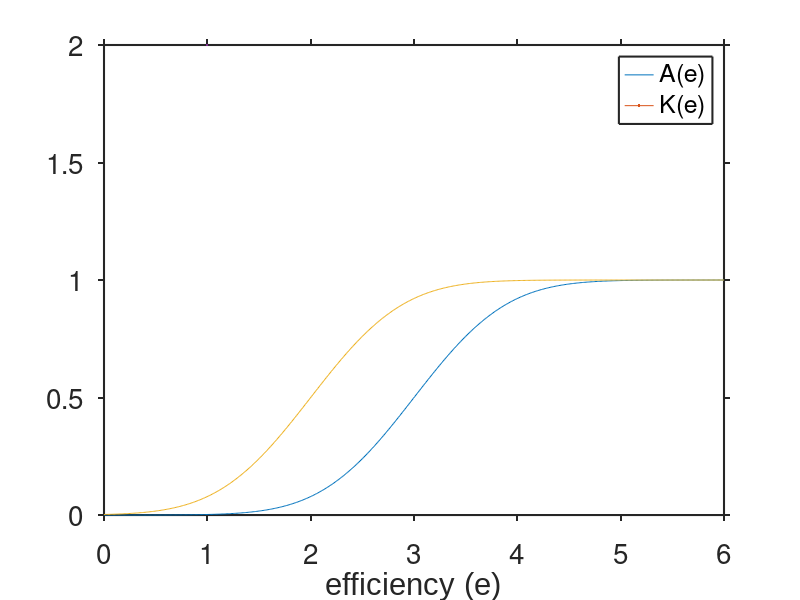
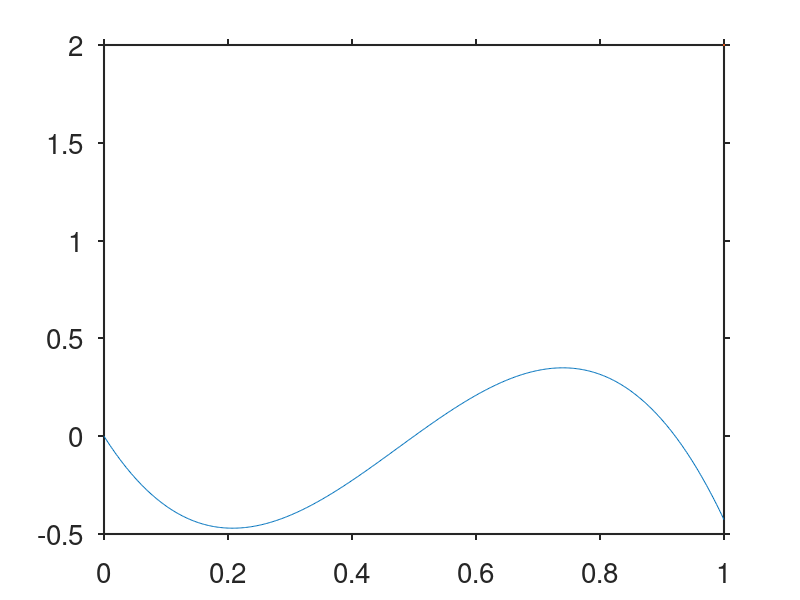

These charts were generated, in order, by the following MATLAB code: (Note: this script raises an error after producing the figures.)
%%Alice Henman%%
%%Chapter 3 Evolutionary Suicide%%
%%Classifying singular strategies%%

%%Default graphing layout from Denis
set(0,'defaultTextFontName', 'Arial');
set(0,'defaultaxesfontsize', 20); % 25 for 1X3, 20 for 1X2 figures
%set(0,'defaultLegendInterpreter','latex');
set(0,'defaultAxesTickLabelInterpreter','none');
set(0,'defaulttextinterpreter','none');
set(0,'defaultAxesXGrid','off');
set(0,'defaultAxesYGrid','off');
set(0,'defaultAxesTickDir','out');
set(0,'defaultAxesLineWidth',1.5);

%% error function A and K
a=3;
b=2;
e=linspace(0,6,500);
%
figure;
%A
plot(e,(erf(e-a)+1)/2,LineWidth=2);
hold on;
%K
plot(e,(erf(e-b)+1)/2,LineWidth=2);
xlabel('efficiency (e)')
legend('A(e)','K(e)');
%}
%% Allee Population model

r=5;
A = @(e) (erf(e-a)+1)/2;
K = @(e) (erf(e-b)+1)/2;
e=3;

Ndot = @(N,e) r*N.*(N/A(e)-1).*(1-N/K(e));
%
figure;
N=linspace(0,1,500);
plot(N,Ndot(N,e), LineWidth=2); %plots dN/dt by N
hold on;
xlabel('\textsf{Population Density} ($N$)',Interpreter='latex');
ylabel('$\frac{dN}{dt}$', Interpreter='latex',Rotation=0,FontSize=25);
yline(0);                       %x-axis
%adds A and K to x-axis
%xtickVals = unique([0 : 0.2 : 1, A(e),K(e)]);
%xtickLabs = compose('%.3g',xtickVals);
%xtickLabs(ismembertol(xtickVals,A(e))) = {'A'};
%xtickLabs(ismembertol(xtickVals,K(e))) = {'K'};
%set(gca,'xtick', xtickVals, 'xticklabel', xtickLabs, 'xlim', [min(xtickVals),max(xtickVals)])
A=xline(A(e),'r--','DisplayName', sprintf('A(e) = %.3f',A(e)));
K=xline(K(e),'r-.','DisplayName', sprintf('K(e) = %.3f',K(e)));
legend([A K],'Location','southwest')
%plot(0,0,'k.',K(e),0,'k.',MarkerSize=25); %solid dots at 0 and K
%plot(A(e),0,'ko',MarkerSize=10,LineWidth=1.2); %hollow at A
%}
%% Evolution of resident and mutant population in time

A = @(e) (erf(e-a)+1)/2;
K = @(e) (erf(e-b)+1)/2;

%Threshold value
function Afun= Afun(e,a)
Afun = (erf(e-a)+1)/2;
end
%Carrying capacity
function Kfun= Kfun(e,b)
Kfun = (erf(e-b)+1)/2;
end
x=10; % resident trait
y=0.08;%x+0.1*rand; % mutant trait
N0=Kfun(x,b);
tspan = [0 500000];%linspace(0,5000000,10000000);%

%ODEs for time evolution of population
function Xdot = Xdot(N,M,x,r,a,b)
    Xdot = r*N.*((N+M)/Afun(x,a)-1).*(1-(N+M)/Kfun(x,b));
end

function Ydot = Ydot(N,M,y,r,a,b)
    Ydot = r*M.*((N+M)/Afun(y,a)-1).*(1-(N+M)/Kfun(y,b));
end

function ddt = odefcn(n,x,y,r,a,b)
N = n(1);
M = n(2);
ddt = zeros(2,1); % Initialize the derivative vector
    ddt(1) = Xdot(N,M,x,r,a,b); % resident population
    ddt(2) = Ydot(N,M,y,r,a,b); % mutant population density
end
n0 = [N0,0.01]; %initial values, mutant population initially small
[t,n] = ode45(@(t,n) odefcn(n,x,y,r,a,b) , tspan, n0); %both 45 and 15s give "natural" suicide for high enough x
%[t1,n1] = ode15s(@(t1,n1) odefcn(n1,x,y,r,a,b) , [500000000 1000000000], [n(end,1) n(end,2)-0.005]);

%T=[t;t1];
%N=abs([n;n1]);

figure;
plot(t,n(:,1),'-' ,t,n(:,2),'--',LineWidth=2.5);
%plot(T,abs(N(:,1)),'-' ,T,abs(N(:,2)),'--',LineWidth=2.5);
xlabel('Time');
ylabel('Population density');
legend(sprintf('N_x, x = %.2f',x),sprintf('N_y, y = %.2f',y),'Location','northeast');
%
%% PIP

%Invasion fitness
f = @(x,y) r*(K(x)./A(y)-1).*(1-K(x)./K(y));

y = linspace(0,6,500);
[X,Y] = meshgrid(y, y);
F = f(X,Y);

figure
hold on
% PIP
contourf(X,Y,F>0,1,'LineStyle','none')
contour(X,Y,F,[0 0],'k','LineWidth',2) %black line for f=0
colormap([1 1 1; 0.6 0.9 0.3]); %green for f>0 white for f<0
xlabel('$\textsf{Resident trait value}$ ($x$)','Interpreter','latex','FontSize',20);
ylabel('$\textsf{Mutant trait value}$ ($y$)','Interpreter','latex','FontSize',20);
%text(0.75,0.25,'-','HorizontalAlignment','right','VerticalAlignment','bottom','FontSize',50);
%text(0.25,0.75,'+','HorizontalAlignment','left','VerticalAlignment','top','FontSize',50);
p1 = patch(NaN, NaN, [0.6 0.9 0.3]);  % green block for s>0
p2 = patch(NaN, NaN, [1 1 1]);  % gray block for s<0
hZero = plot(NaN, NaN, 'k-', 'LineWidth', 2);  % black line for s=0

legend([p1 p2 hZero], {'f_x(y)>0 region', 'f_x(y)<0 region', 'f_x(y)=0 contour'});
%title(['PIP for σ_{α} = ',num2str(sigma)],'Interpreter','tex');

axis equal
box on

%% PIP with trait substitution sequence added

% Parameters
n_steps = 500; % number of mutations
step_size = 0.15;
initial_trait = 1;%x;

% Trait values and meshgrid
traits = linspace(0,6,2000);
[X,Y] = meshgrid(traits, traits);

% Simulate TSS
[residents, mutants] = simulate_tss_single_mutant(initial_trait, n_steps, step_size, traits, f);

% Compute PIP
F = f(X,Y);

% Plot PIP and TSS
figure;
hold on;
contourf(X,Y,F>0,1,'LineStyle','none');
contour(X,Y,F,[0 0],'k','LineWidth',2); %black line for f=0
colormap([1 1 1; 0.6 0.9 0.3]); %green for f>0 white for f<0

scatter(residents(1), residents(1), 250, 'k','filled',...
    'MarkerEdgeColor','k'); %plots initial value in black
scatter(residents(1:end-1), mutants, 110,'filled'); % Mutant steps
scatter(residents(2:end), residents(2:end), 110,'filled'); % Resident steps
scatter(residents(end), residents(end), 180, 'red','filled',...
    'MarkerEdgeColor','k');
xlabel('$\textsf{Resident trait value}$ ($x$)','Interpreter','latex');
ylabel('$\textsf{Mutant trait value}$ ($y$)','Interpreter','latex');
%title('Trait Substitution Sequence on Pairwise Invasibility Plot');
legend('','','Starting trait value','Mutant trait','Resident trait', ...
    'final trait value','Location','northwest');
axis equal;
hold off;

% Compute the PIP
function [residents, mutants] = simulate_tss_single_mutant(initial_trait, n_steps, step_size, traits, f)
    residents = zeros(n_steps+1, 1);
    mutants = zeros(n_steps, 1);
    residents(1) = initial_trait;
    for i = 1:n_steps
        res = residents(i);
        % Generate a single candidate mutant nearby
        mut = res + (2*rand-1) * step_size;
        mut = min(max(mut, traits(1)), traits(end));%makes sure mutant value is in range of the trait values
        mutants(i) = mut;
        % If mutant is successful, update resident; else, resident doesn't change
        if f(res, mut) > 0
            residents(i+1) = mut;
        else
            residents(i+1) = res;
        end
    end
end
%}
